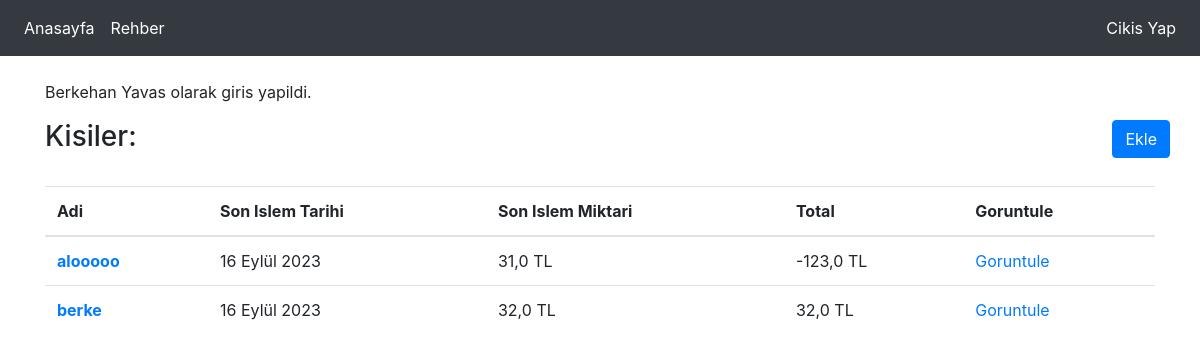
The app's page /rehber/ (signed in) with its own data.
### rehber/models.py (models this page shows, shortened)
class Kisi(models.Model):
    yazar = models.ForeignKey('auth.User',on_delete=models.CASCADE)
    isim = models.CharField(max_length=30)
    tel1 = models.CharField(max_length=444,blank=True,null=True)
    tel2 = models.CharField(max_length=444,blank=True,null=True)
    adres = RichTextField(blank=True,null=True)
    notlar = RichTextField(blank=True,null=True)

### hesap/models.py (models this page shows, shortened)
class Hareket(models.Model):
    yazar = models.ForeignKey('auth.User',on_delete=models.CASCADE)
    hedef = models.ForeignKey(Kisi,on_delete=models.CASCADE)
    miktar = models.FloatField(verbose_name='Miktar')
    SECENEK = (
        ('Alindi','Alindi'),
        ('Alinacak','Alinacak')
    )
    durum = models.CharField(max_length=50,choices=SECENEK,default=SECENEK[1],verbose_name='Durum')
    aciklama = RichTextField(blank=True,null=True)
    tarih = models.DateField(verbose_name='Tarih',blank=True,null=True)

### rehber/views.py (the view)
# urls.py: path('',views.index, name='rehberindex'),
def index(request):
    if not request.user.is_authenticated:
        messages.warning(request,'Giris yapmadan bu sayfayi goremezsiniz.')
        return redirect('/user/login')
    contact = Kisi.objects.filter(yazar = request.user)
    total = []
    sontarih = []
    sonmiktar = []
    for i in contact:
        toplam = Hareket.objects.filter(yazar = request.user, hedef = i)
        a = 0
        for j in toplam:
            if j.durum == 'Alinacak':
                a = a - j.miktar
            else:
                a = a + j.miktar
        total.append(a)
    for i in contact:
        h = Hareket.objects.filter(yazar = request.user, hedef = i).order_by('-tarih').first()
        if h != None:
            sontarih.append(h.tarih)
            sonmiktar.append(h.miktar)
        else:
            sontarih.append(None)
            sonmiktar.append(None)
    context = {
        'sayfaadi': 'Rehber',
        'kisiler': zip(contact,total,sontarih,sonmiktar)
    }
    return render(request,'rehber.html',context)

### templates/rehber.html (shortened to what this page needs)
{% extends 'layout.html' %}
{% block body %}
<div class='container'>
<div class="row">
    <div class="col-sm">
        <h3>Kisiler:</h3>
    </div>
    <div class="col-sm">
    </div>
    <div class="col-rm">
            <a class="btn btn-primary" href='ekle/'>Ekle</a>
    </div>
  </div>
<br>
<table class="table table-hover">
  <thead>
    <tr>
      <th scope="col">Adi</th>
      <th scope="col">Son Islem Tarihi</th>
      <th scope="col">Son Islem Miktari</th>
      <th scope="col">Total</th>
      <th scope="col">Goruntule</th>
    </tr>
  </thead>
  <tbody>
  {% for kisi,toplam,tarih,miktar in kisiler %}
      <tr>
      <th scope="row"><a href='kisi/{{kisi.id}}'>{{kisi.isim}}</a></th>
      {% if tarih == None %}
        <td>Islem kaydi yok.</td>
      {% else %}
        <td>{{tarih}}</td>
      {% endif %}
      {% if miktar == None %}
        <td>0,0 TL</td>
      {% else %}
        <td>{{miktar}} TL</td>
      {% endif %}
        {% if toplam == None %}
        <td>Islem kaydi yok.</td>
        {% else %}
        <td>{{toplam}} TL</td>
        {% endif %}
      <td><a href='kisi/{{kisi.id}}'>Goruntule</a></td>
    </tr>
  {% endfor %}
  </tbody>
</table>
</div>
{% endblock body %}

### templates/layout.html (shortened to what this page needs)
<!DOCTYPE html>
{% load static %}
<html lang="tr">
<head>
    <link rel="stylesheet" href="{% static 'css/bootstrap.min.css' %}">
</head>
<body>
    {% include 'includes/navbar.html' %}
    <br>
    <div class='container-fluid'>
        {% if request.user.is_authenticated %}
            <div class='container'>
                <p>
                    {{request.user.first_name}} {{request.user.last_name}} olarak giris yapildi.
                </p>
            </div>
        {% else %}
            <div class='container'>
                <p>
                    Giris yapilmamis.
                </p>
            </div>
        {% endif %}
        {% block body %}
        {% endblock body %}
    </div>
</body>
</html>

### records on screen
Kisi: isim "alooooo", tarih "16 Eylül 2023", miktar "31,0", toplam "-123,0"
Kisi: isim "berke", tarih "16 Eylül 2023", miktar "32,0", toplam "32,0"

### other values on screen
{{ request.user.first_name }} "Berkehan"
{{ request.user.last_name }} "Yavas"
